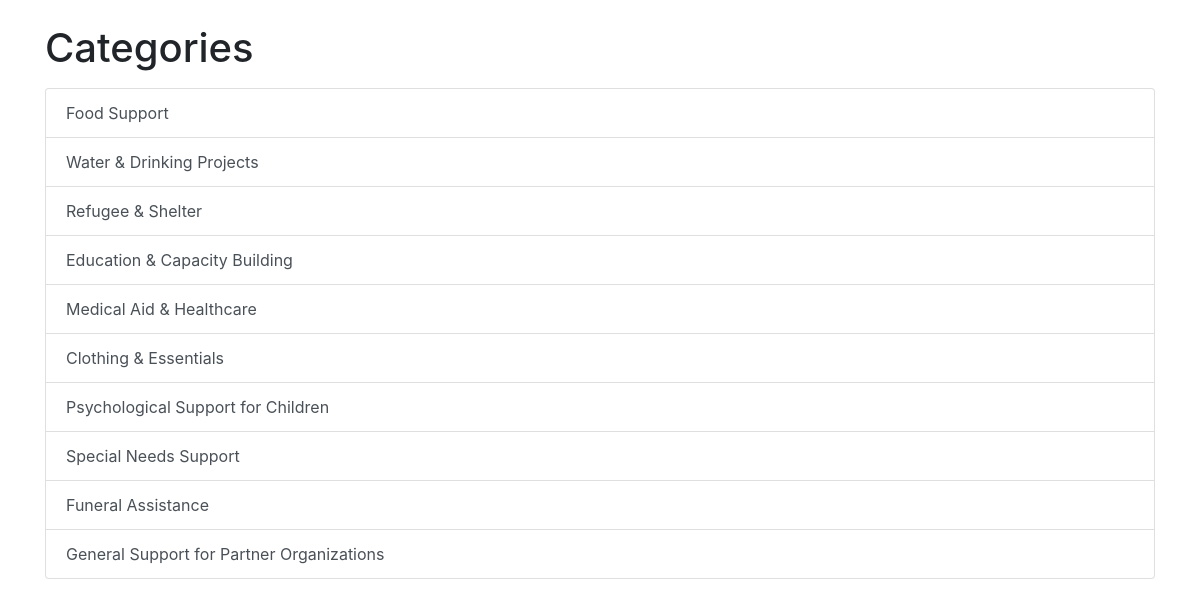
The page / on the database its author committed.
### tables this page shows
CREATE TABLE categories (
            id INTEGER PRIMARY KEY AUTOINCREMENT,
            name TEXT NOT NULL
        );

### app.py (the view)
@app.route('/')
def home():
    conn = get_db_connection()
    categories = conn.execute('SELECT * FROM categories').fetchall()
    conn.close()
    return render_template('index.html', categories=categories)

### app.py (called while the page is built)
def get_db_connection():
    conn = sqlite3.connect('takaful.db')
    conn.row_factory = sqlite3.Row
    return conn

### templates/index.html (shortened to what this page needs)
<!DOCTYPE html>
<html lang="en">
<head>
    <link rel="stylesheet" href="https://stackpath.bootstrapcdn.com/bootstrap/4.5.2/css/bootstrap.min.css"/>
</head>
<body>
<div class="container">
    <h1 class="mt-4">Categories</h1>
    <div class="list-group mt-3">
        {% for category in categories %}
            <a href="{{ url_for('category_needs', category_id=category['id']) }}" class="list-group-item list-group-item-action">
                {{ category['name'] }}
            </a>
        {% endfor %}
    </div>
</div>
</body>
</html>

### rows shown on the page
categories: name "Food Support"
categories: name "Water & Drinking Projects"
categories: name "Refugee & Shelter"
categories: name "Education & Capacity Building"
categories: name "Medical Aid & Healthcare"
categories: name "Clothing & Essentials"
categories: name "Psychological Support for Children"
categories: name "Special Needs Support"
categories: name "Funeral Assistance"
categories: name "General Support for Partner Organizations"
